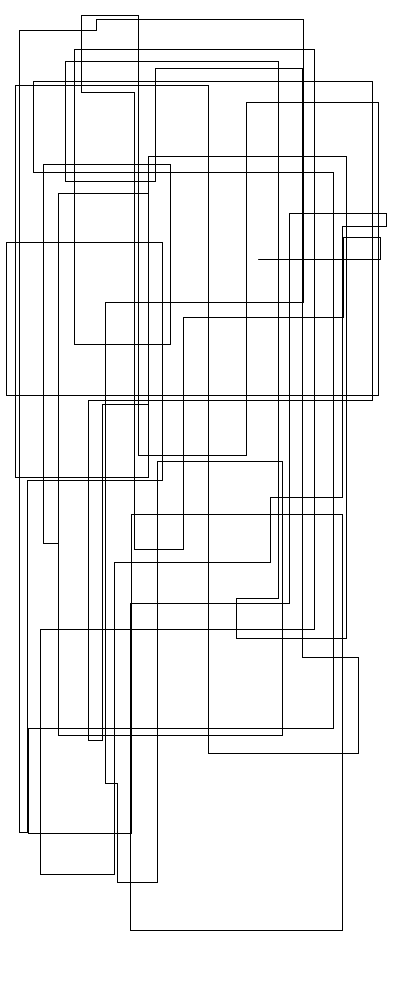
Frame 1 (no input)
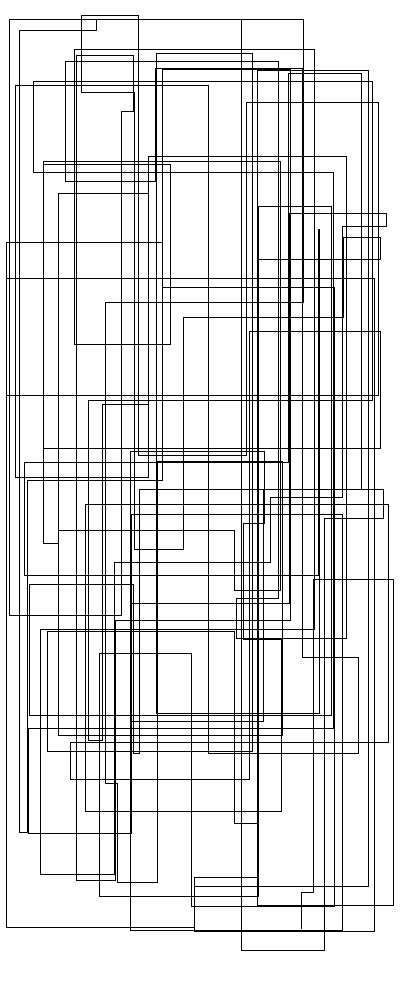
Frame 2 (the mouse pressed at the canvas centre, redrawn once)

The Processing sketch that drew these frames (run headless with seeded random() and noise(); the mouse was pressed at the canvas centre and the sketch redrawn once):

// Processing sketch: image_text_input
// ── image_text_input.pde
// Define variables to store the current point
float x, y;
// Define the range for the x and y coordinates
int rangeX = 200;
int rangeY = 500;

void setup() {
  // Set the canvas size according to the requirement
  size(400, 1000); 
  background(255); // Set the background to white
  stroke(0); // Set the line color to black
  smooth(); // Smooth lines
  // Initial random point within the range, adjusted for the new canvas size
  x = random(-rangeX, rangeX);
  y = random(-rangeY, rangeY);
  // Translate the origin to the center of the canvas
  translate(width/2, height/2);
}

void draw() {
  // Loop to draw 100 lines
  for (int i = 0; i < 100; i++) {
    // Save the old coordinates
    float oldX = x;
    float oldY = y;
    // Decide whether to change the x or y coordinate based on the iteration number
    if (i % 2 == 0) {
      // Change the x coordinate
      x = random(-rangeX, rangeX);
    } else {
      // Change the y coordinate
      y = random(-rangeY, rangeY);
    }
    // Draw a line from the old point to the new point, ensuring it remains within the canvas
    line(oldX + width/2, oldY + height/2, x + width/2, y + height/2);
  }
  
  // No loop after drawing is done
  noLoop();
  save("iteration_2.jpg");
}
